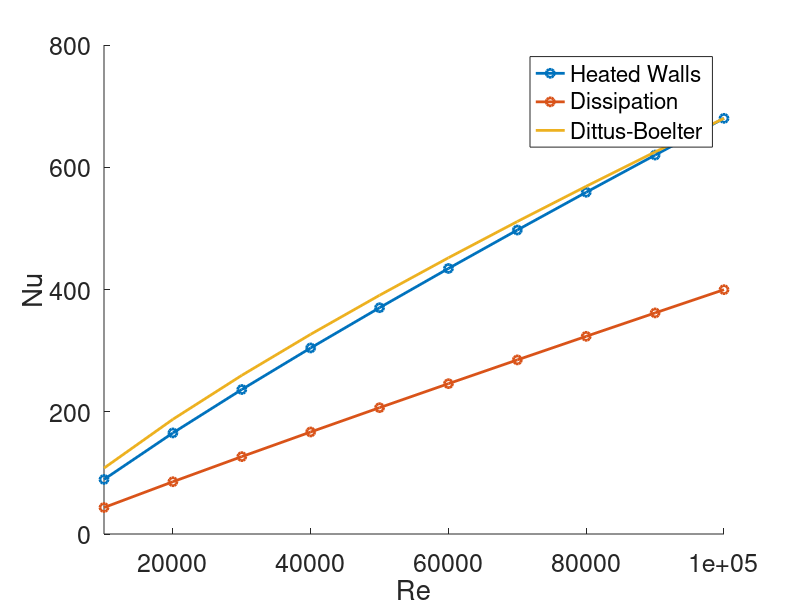

The MATLAB script that drew this image:
clear all;close all


% Circular pipe flow - wall heating - matches well with D-B correlation
Re=[10000 20000 30000 40000 50000 60000 70000 80000 90000 100000];
Nu=[89.2587 165.3526 236.3955 304.3768 370.2091 434.4064 497.2896 559.0866 619.9480 680.0172]; % With finer mesh, from circular_heatedwalls_data
Pr=13.5146;
figure(1);hold on;plot(Re,Nu,'-o','linewidth',2)

% Circular pipe flow with internal dissipation with Abe/Antonia dissipation profile - epsilon*rhow in Phi
% calculation (compare Phi/rhow with E) - WITH NEAR-WALL EPSILON (CONSTANT from y/h<30/hplus)
Re=[10000 20000 30000 40000 50000 60000 70000 80000 90000 100000];
Nu=[43.3028 85.510 126.5970 166.9143 206.6587 245.9381 284.8349 323.4069 361.6920 399.7326]; % With finer mesh, from circular_dissipation_data
figure(1);hold on;plot(Re,Nu,'-o','linewidth',2)

Pr=13.5146;
DB=0.024.*Re.^0.8.*Pr^0.4;
figure(1);hold on;plot(Re,DB,'linewidth',2)

figure(1);set(gca,'FontSize',18)
axis([10000 100000 0 800])
xlabel('Re');ylabel('Nu');
legend('Heated Walls','Dissipation','Dittus-Boelter')